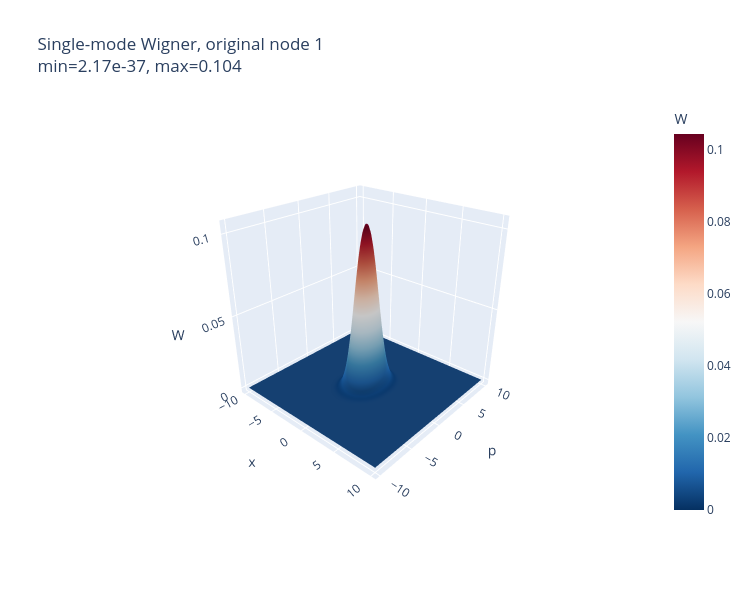
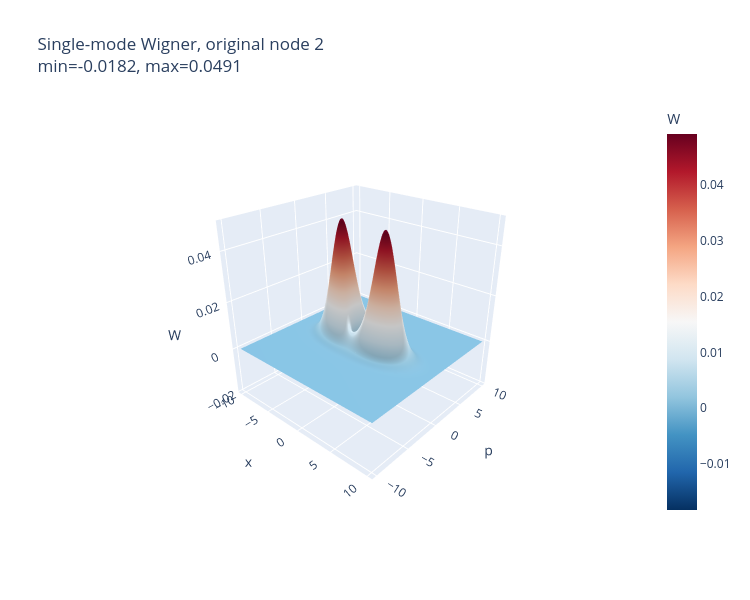

Notebook source saved alongside these figures, in order:
### Code cell
# ============================================================
# Plot Wigner functions
# ============================================================

case_to_plot = "xff"   #choose: "noff", "pff", "xff"

V_plot, A_plot, _, _ = states[case_to_plot]

print("Plotting case:", case_to_plot)
print("Remaining original nodes:", R_labels)

for local_node in range(1, r + 1):
    original_node = R_labels[local_node - 1]

    X, P, W, V1, A1 = plot_single_mode_wigner_interactive(
        V_plot,
        A_plot,
        node=local_node,
        m_eff=r,
        original_label=original_node,
        xlim=10,
        n=160
    )

### Figure 1 — Plotly figure (JSON) as saved in the notebook; plotly's stock layout.template omitted (floating-point values rounded to 4 significant figures; data arrays with more than 128 entries replaced by an {"elided": "..."} marker saying what was removed)
{"data": [{"colorbar": {"title": {"text": "W"}}, "colorscale": [[0, "rgb(103,0,31)"], [0.1, "rgb(178,24,43)"], [0.2, "rgb(214,96,77)"], [0.3, "rgb(244,165,130)"], [0.4, "rgb(253,219,199)"], [0.5, "rgb(247,247,247)"], [0.6, "rgb(209,229,240)"], [0.7, "rgb(146,197,222)"], [0.8, "rgb(67,147,195)"], [0.9, "rgb(33,102,172)"], [1, "rgb(5,48,97)"]], "reversescale": true, "type": "surface", "x": {"elided": "160x160 float values"}, "y": {"elided": "160x160 float values"}, "z": {"elided": "160x160 float values"}}], "layout": {"height": 600, "scene": {"camera": {"eye": {"x": 1.6, "y": -1.8, "z": 1.2}}, "xaxis": {"title": {"text": "x"}}, "yaxis": {"title": {"text": "p"}}, "zaxis": {"title": {"text": "W"}}}, "title": {"text": "Single-mode Wigner, original node 1<br>min=2.17e-37, max=0.104"}, "width": 750}}

### Figure 2 — Plotly figure (JSON) as saved in the notebook; plotly's stock layout.template omitted (floating-point values rounded to 4 significant figures; data arrays with more than 128 entries replaced by an {"elided": "..."} marker saying what was removed)
{"data": [{"colorbar": {"title": {"text": "W"}}, "colorscale": [[0, "rgb(103,0,31)"], [0.1, "rgb(178,24,43)"], [0.2, "rgb(214,96,77)"], [0.3, "rgb(244,165,130)"], [0.4, "rgb(253,219,199)"], [0.5, "rgb(247,247,247)"], [0.6, "rgb(209,229,240)"], [0.7, "rgb(146,197,222)"], [0.8, "rgb(67,147,195)"], [0.9, "rgb(33,102,172)"], [1, "rgb(5,48,97)"]], "reversescale": true, "type": "surface", "x": {"elided": "160x160 float values"}, "y": {"elided": "160x160 float values"}, "z": {"elided": "160x160 float values"}}], "layout": {"height": 600, "scene": {"camera": {"eye": {"x": 1.6, "y": -1.8, "z": 1.2}}, "xaxis": {"title": {"text": "x"}}, "yaxis": {"title": {"text": "p"}}, "zaxis": {"title": {"text": "W"}}}, "title": {"text": "Single-mode Wigner, original node 2<br>min=-0.0182, max=0.0491"}, "width": 750}}
